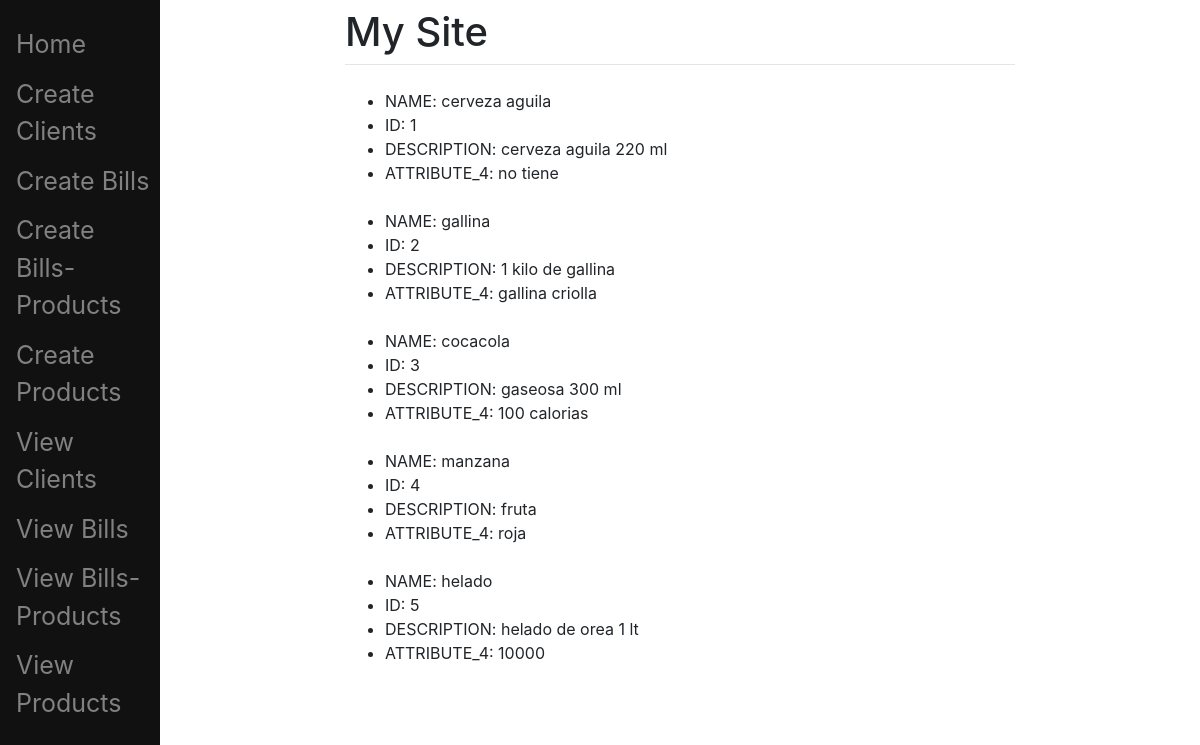
The page /product/all (signed in) on the database as committed earlier.
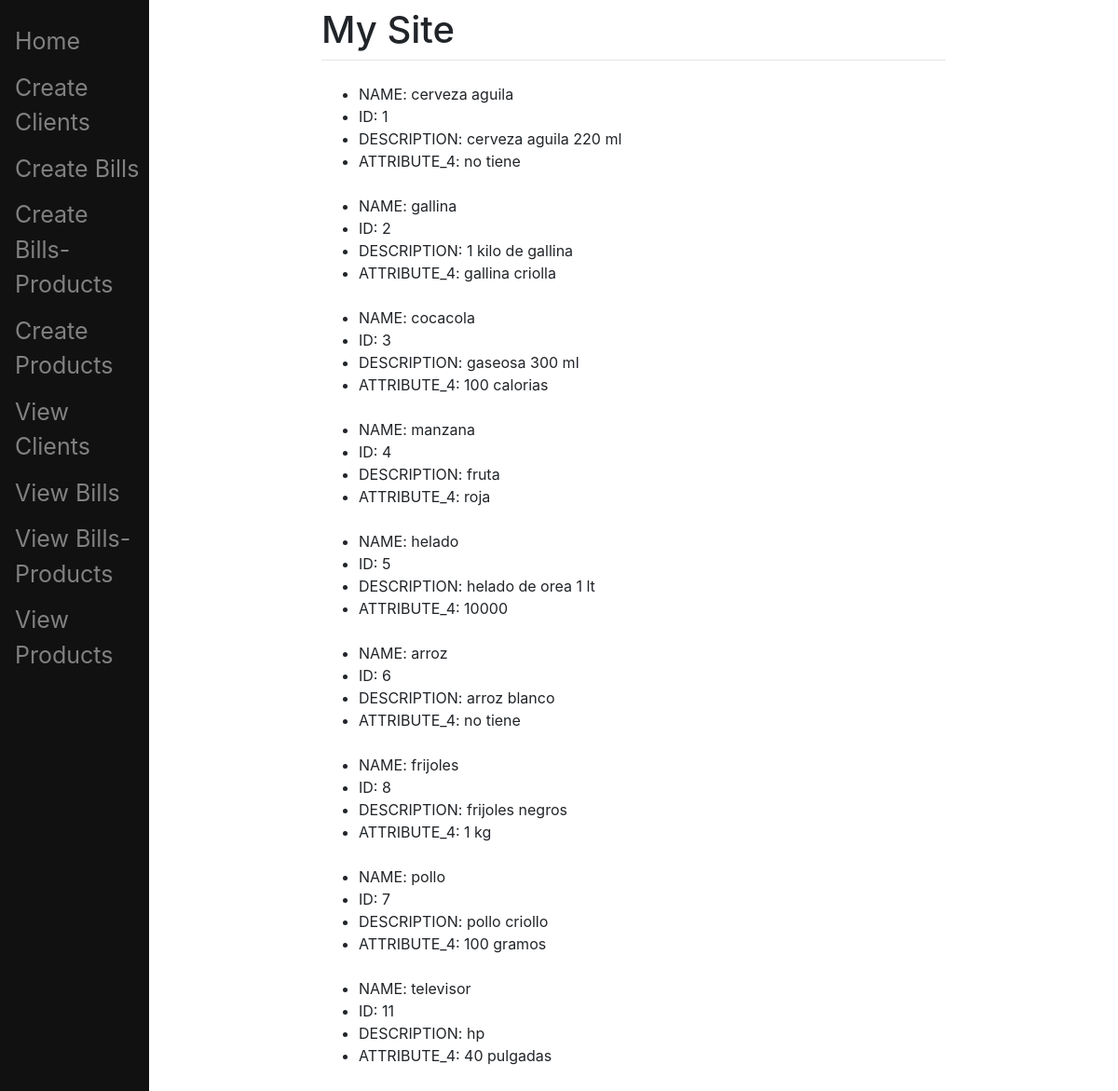
The same page on the database as committed later.
### blog/models.py (models this page shows, shortened)
class Product(models.Model):
    id = models.PositiveIntegerField(primary_key = TRUE)
    name = models.CharField(max_length=50)
    description = models.TextField()
    attribute_4 = models.TextField()

### pages/views.py (the view)
# urls.py: path('product/all', views.all_products_view, name='all products'),
def all_products_view(request,*args,**kwargs): #Contact page view
    products = Product.objects.all()
    return render(request, "main/show_products.html", {"products":products})

### templates/main/show_products.html (shortened to what this page needs)
{% extends "main/base.html" %}
{% block content %}
	<ul>
		{% for product in products %}
			<li>NAME: {{product.name}}</li>
            <li>ID: {{product.id}}</li>
            <li>DESCRIPTION: {{product.description}}</li>
            <li>ATTRIBUTE_4: {{product.attribute_4}}</li>
            <br>
		{% endfor %}
	</ul>
{% endblock %}

### templates/main/base.html (shortened to what this page needs)
<!doctype html>
<html>
<head>
	<link rel="stylesheet" href="https://stackpath.bootstrapcdn.com/bootstrap/4.3.1/css/bootstrap.min.css">
</head>
<body>
	<div class="sidenav">
		<a href="/">Home</a>
		<a href="/client/create">Create Clients</a>
        <a href="/bill/create/">Create Bills</a>
        <a href="/billproduct/create/">Create Bills-Products</a>
        <a href="/product/create/">Create Products</a>
		<a href="/client/all">View Clients</a>
        <a href="/bill/all">View Bills</a>
        <a href="/billproduct/all">View Bills-Products</a>
        <a href="/product/all">View Products</a>
	</div>
	<div id="content" name="content" class="main">
		<div class="row justify-content-center">
			<div class="col-8">
				<h1 class="mt-2">My Site</h1>
				<hr class="mt-0 mb-4">
                {% if user.is_authenticated %}
                    {% block content %}
                    {% endblock %}
                {% else %}
                    <p>Login <a href="/login">Here</a></p>
                {% endif %}
			</div>
		</div>
	</div>
</body>
</html>

### templates/main/base.html (style rules this page uses)
.sidenav { height:100%; width:160px; position: fixed; z-index:1; top:0; left:0; background-color:#111; overflow-x:hidden; padding-top:20px; }
.sidenav a { padding:6px 8px 6px 16px; text-decoration: none; font-size:25px; color: #818181; display:block; }
.main { margin-left:160px; padding: 0px 10px; }

Rows that differ between the two databases and show on the page:
added Product: name "arroz", id "6", description "arroz blanco", attribute_4 "no tiene"
added Product: name "frijoles", id "8", description "frijoles negros", attribute_4 "1 kg"
added Product: name "pollo", id "7", description "pollo criollo", attribute_4 "100 gramos"
added Product: name "televisor", id "11", description "hp", attribute_4 "40 pulgadas"
